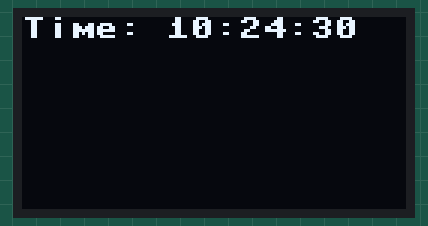
A program run on a simulated Raspberry Pi Pico running MicroPython. Shown: 128×64 one-colour display. The clock reads 2024-03-15 10:24:30 at power-on unless the program sets it; what the program prints to the serial console is not drawn.

Above: at 0.5 s.
At 3.0 s:
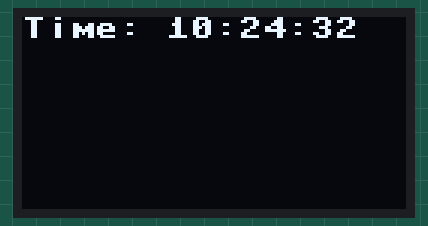
At 8.0 s:
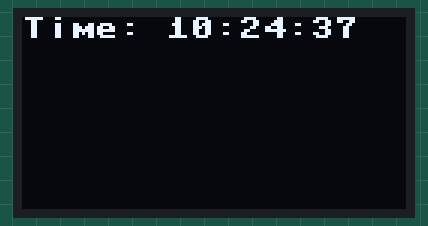
At 19.1 s:
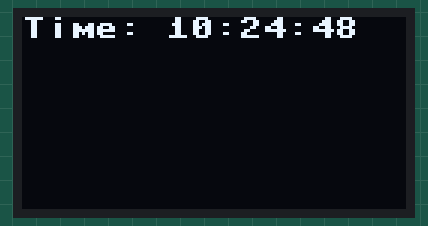
At 29.0 s:
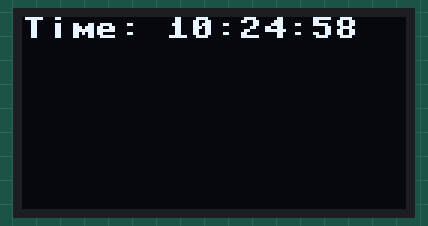
At 37.6 s:
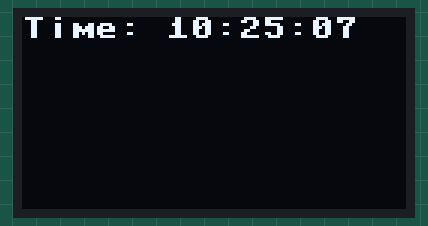

Measured:
- what the display in image 0 shows lasts 1.2 s, from 0.5 s to 1.7 s

The program:

33_timeOLED.py
```python
from machine import ADC,Pin, I2C,RTC
from ssd1306 import SSD1306_I2C
from time import sleep

i2c=I2C(0,sda=Pin(16), scl=Pin(17), freq=40000)
oled = SSD1306_I2C(128, 64, i2c)

rtc = RTC()

while True:
    oled.fill(0)
    current_time = rtc.datetime()
    print('Time: {:02d}:{:02d}:{:02d}'.format(current_time[4], current_time[5], current_time[6]))
    oled.text('Time: {:02d}:{:02d}:{:02d}'.format(current_time[4], current_time[5], current_time[6]),0,0)
    oled.show()
    sleep(1)
```
